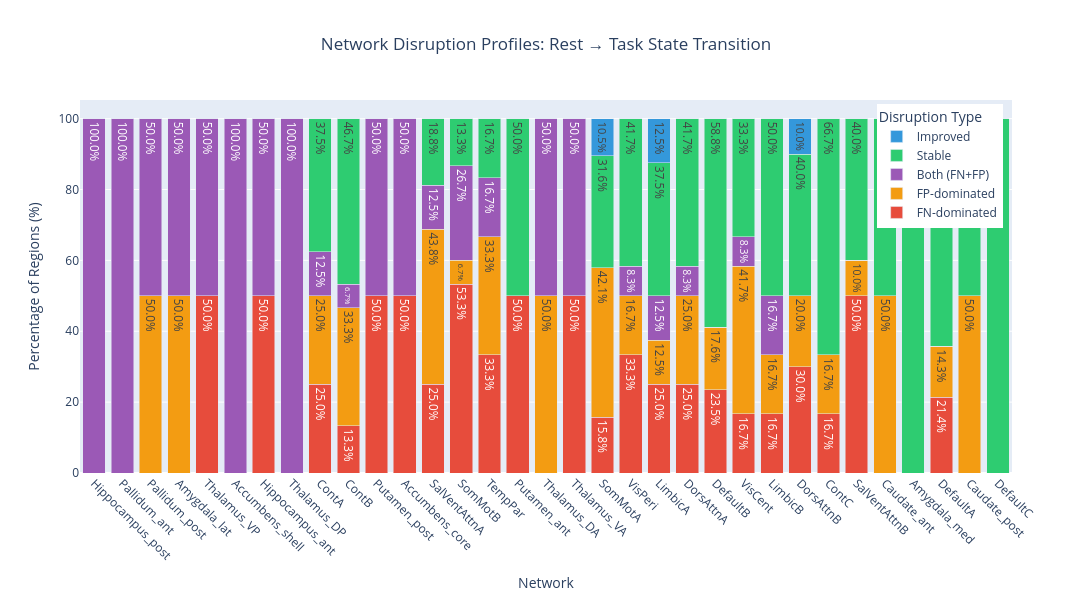

Here is the notebook cell this chart was saved with:
### Code cell
# =============================================================================
# Visualization 1: Network Disruption Stacked Bar Chart
# =============================================================================

def plot_network_disruption_stacked(network_profiles):
    """Create stacked bar chart of disruption types by network."""
    
    fig = go.Figure()
    
    colors = {
        'FN_Pct': '#E74C3C',           # Red - False Negatives
        'FP_Pct': '#F39C12',           # Orange - False Positives
        'Both_Pct': '#9B59B6',         # Purple - Both
        'Stable_Pct': '#2ECC71',       # Green - Stable
        'Improved_Pct': '#3498DB'      # Blue - Improved
    }
    
    labels = {
        'FN_Pct': 'FN-dominated',
        'FP_Pct': 'FP-dominated',
        'Both_Pct': 'Both (FN+FP)',
        'Stable_Pct': 'Stable',
        'Improved_Pct': 'Improved'
    }
    
    for col in ['FN_Pct', 'FP_Pct', 'Both_Pct', 'Stable_Pct', 'Improved_Pct']:
        fig.add_trace(go.Bar(
            name=labels[col],
            x=network_profiles['Network'],
            y=network_profiles[col],
            marker_color=colors[col],
            text=network_profiles[col].round(1),
            textposition='inside',
            texttemplate='%{text:.1f}%',
            hovertemplate='%{x}<br>' + labels[col] + ': %{y:.1f}%<extra></extra>'
        ))
    
    fig.update_layout(
        barmode='stack',
        title={
            'text': 'Network Disruption Profiles: Rest → Task State Transition',
            'x': 0.5,
            'xanchor': 'center'
        },
        xaxis_title='Network',
        yaxis_title='Percentage of Regions (%)',
        height=600,
        width=1200,
        legend_title='Disruption Type',
        legend=dict(
            orientation="v",
            yanchor="top",
            y=0.99,
            xanchor="right",
            x=0.99
        ),
        hovermode='x unified'
    )
    
    fig.update_xaxes(tickangle=45)
    
    return fig

fig_network_disruption = plot_network_disruption_stacked(network_profiles)
fig_network_disruption.show()

### Figure 1 — Plotly figure (JSON) as saved in the notebook; plotly's stock layout.template omitted (floating-point values rounded to 4 significant figures)
{"data": [{"hovertemplate": "%{x}<br>FN-dominated: %{y:.1f}%<extra></extra>", "marker": {"color": "#E74C3C"}, "name": "FN-dominated", "text": [0.0, 0.0, 0.0, 0.0, 50.0, 0.0, 50.0, 0.0, 25.0, 13.3, 50.0, 50.0, 25.0, 53.3, 33.3, 50.0, 0.0, 50.0, 15.8, 33.3, 25.0, 25.0, 23.5, 16.7, 16.7, 30.0, 16.7, 50.0, 0.0, 0.0, 21.4, 0.0, 0.0], "textposition": "inside", "texttemplate": "%{text:.1f}%", "type": "bar", "x": ["Hippocampus_post", "Pallidum_ant", "Pallidum_post", "Amygdala_lat", "Thalamus_VP", "Accumbens_shell", "Hippocampus_ant", "Thalamus_DP", "ContA", "ContB", "Putamen_post", "Accumbens_core", "SalVentAttnA", "SomMotB", "TempPar", "Putamen_ant", "Thalamus_DA", "Thalamus_VA", "SomMotA", "VisPeri", "LimbicA", "DorsAttnA", "DefaultB", "VisCent", "LimbicB", "DorsAttnB", "ContC", "SalVentAttnB", "Caudate_ant", "Amygdala_med", "DefaultA", "Caudate_post", "DefaultC"], "y": [0.0, 0.0, 0.0, 0.0, 50.0, 0.0, 50.0, 0.0, 25.0, 13.33, 50.0, 50.0, 25.0, 53.33, 33.33, 50.0, 0.0, 50.0, 15.79, 33.33, 25.0, 25.0, 23.53, 16.67, 16.67, 30.0, 16.67, 50.0, 0.0, 0.0, 21.43, 0.0, 0.0]}, {"hovertemplate": "%{x}<br>FP-dominated: %{y:.1f}%<extra></extra>", "marker": {"color": "#F39C12"}, "name": "FP-dominated", "text": [0.0, 0.0, 50.0, 50.0, 0.0, 0.0, 0.0, 0.0, 25.0, 33.3, 0.0, 0.0, 43.8, 6.7, 33.3, 0.0, 50.0, 0.0, 42.1, 16.7, 12.5, 25.0, 17.6, 41.7, 16.7, 20.0, 16.7, 10.0, 50.0, 0.0, 14.3, 50.0, 0.0], "textposition": "inside", "texttemplate": "%{text:.1f}%", "type": "bar", "x": ["Hippocampus_post", "Pallidum_ant", "Pallidum_post", "Amygdala_lat", "Thalamus_VP", "Accumbens_shell", "Hippocampus_ant", "Thalamus_DP", "ContA", "ContB", "Putamen_post", "Accumbens_core", "SalVentAttnA", "SomMotB", "TempPar", "Putamen_ant", "Thalamus_DA", "Thalamus_VA", "SomMotA", "VisPeri", "LimbicA", "DorsAttnA", "DefaultB", "VisCent", "LimbicB", "DorsAttnB", "ContC", "SalVentAttnB", "Caudate_ant", "Amygdala_med", "DefaultA", "Caudate_post", "DefaultC"], "y": [0.0, 0.0, 50.0, 50.0, 0.0, 0.0, 0.0, 0.0, 25.0, 33.33, 0.0, 0.0, 43.75, 6.667, 33.33, 0.0, 50.0, 0.0, 42.11, 16.67, 12.5, 25.0, 17.65, 41.67, 16.67, 20.0, 16.67, 10.0, 50.0, 0.0, 14.29, 50.0, 0.0]}, {"hovertemplate": "%{x}<br>Both (FN+FP): %{y:.1f}%<extra></extra>", "marker": {"color": "#9B59B6"}, "name": "Both (FN+FP)", "text": [100.0, 100.0, 50.0, 50.0, 50.0, 100.0, 50.0, 100.0, 12.5, 6.7, 50.0, 50.0, 12.5, 26.7, 16.7, 0.0, 50.0, 50.0, 0.0, 8.3, 12.5, 8.3, 0.0, 8.3, 16.7, 0.0, 0.0, 0.0, 0.0, 0.0, 0.0, 0.0, 0.0], "textposition": "inside", "texttemplate": "%{text:.1f}%", "type": "bar", "x": ["Hippocampus_post", "Pallidum_ant", "Pallidum_post", "Amygdala_lat", "Thalamus_VP", "Accumbens_shell", "Hippocampus_ant", "Thalamus_DP", "ContA", "ContB", "Putamen_post", "Accumbens_core", "SalVentAttnA", "SomMotB", "TempPar", "Putamen_ant", "Thalamus_DA", "Thalamus_VA", "SomMotA", "VisPeri", "LimbicA", "DorsAttnA", "DefaultB", "VisCent", "LimbicB", "DorsAttnB", "ContC", "SalVentAttnB", "Caudate_ant", "Amygdala_med", "DefaultA", "Caudate_post", "DefaultC"], "y": [100.0, 100.0, 50.0, 50.0, 50.0, 100.0, 50.0, 100.0, 12.5, 6.667, 50.0, 50.0, 12.5, 26.67, 16.67, 0.0, 50.0, 50.0, 0.0, 8.333, 12.5, 8.333, 0.0, 8.333, 16.67, 0.0, 0.0, 0.0, 0.0, 0.0, 0.0, 0.0, 0.0]}, {"hovertemplate": "%{x}<br>Stable: %{y:.1f}%<extra></extra>", "marker": {"color": "#2ECC71"}, "name": "Stable", "text": [0.0, 0.0, 0.0, 0.0, 0.0, 0.0, 0.0, 0.0, 37.5, 46.7, 0.0, 0.0, 18.8, 13.3, 16.7, 50.0, 0.0, 0.0, 31.6, 41.7, 37.5, 41.7, 58.8, 33.3, 50.0, 40.0, 66.7, 40.0, 50.0, 100.0, 64.3, 50.0, 100.0], "textposition": "inside", "texttemplate": "%{text:.1f}%", "type": "bar", "x": ["Hippocampus_post", "Pallidum_ant", "Pallidum_post", "Amygdala_lat", "Thalamus_VP", "Accumbens_shell", "Hippocampus_ant", "Thalamus_DP", "ContA", "ContB", "Putamen_post", "Accumbens_core", "SalVentAttnA", "SomMotB", "TempPar", "Putamen_ant", "Thalamus_DA", "Thalamus_VA", "SomMotA", "VisPeri", "LimbicA", "DorsAttnA", "DefaultB", "VisCent", "LimbicB", "DorsAttnB", "ContC", "SalVentAttnB", "Caudate_ant", "Amygdala_med", "DefaultA", "Caudate_post", "DefaultC"], "y": [0.0, 0.0, 0.0, 0.0, 0.0, 0.0, 0.0, 0.0, 37.5, 46.67, 0.0, 0.0, 18.75, 13.33, 16.67, 50.0, 0.0, 0.0, 31.58, 41.67, 37.5, 41.67, 58.82, 33.33, 50.0, 40.0, 66.67, 40.0, 50.0, 100.0, 64.29, 50.0, 100.0]}, {"hovertemplate": "%{x}<br>Improved: %{y:.1f}%<extra></extra>", "marker": {"color": "#3498DB"}, "name": "Improved", "text": [0.0, 0.0, 0.0, 0.0, 0.0, 0.0, 0.0, 0.0, 0.0, 0.0, 0.0, 0.0, 0.0, 0.0, 0.0, 0.0, 0.0, 0.0, 10.5, 0.0, 12.5, 0.0, 0.0, 0.0, 0.0, 10.0, 0.0, 0.0, 0.0, 0.0, 0.0, 0.0, 0.0], "textposition": "inside", "texttemplate": "%{text:.1f}%", "type": "bar", "x": ["Hippocampus_post", "Pallidum_ant", "Pallidum_post", "Amygdala_lat", "Thalamus_VP", "Accumbens_shell", "Hippocampus_ant", "Thalamus_DP", "ContA", "ContB", "Putamen_post", "Accumbens_core", "SalVentAttnA", "SomMotB", "TempPar", "Putamen_ant", "Thalamus_DA", "Thalamus_VA", "SomMotA", "VisPeri", "LimbicA", "DorsAttnA", "DefaultB", "VisCent", "LimbicB", "DorsAttnB", "ContC", "SalVentAttnB", "Caudate_ant", "Amygdala_med", "DefaultA", "Caudate_post", "DefaultC"], "y": [0.0, 0.0, 0.0, 0.0, 0.0, 0.0, 0.0, 0.0, 0.0, 0.0, 0.0, 0.0, 0.0, 0.0, 0.0, 0.0, 0.0, 0.0, 10.53, 0.0, 12.5, 0.0, 0.0, 0.0, 0.0, 10.0, 0.0, 0.0, 0.0, 0.0, 0.0, 0.0, 0.0]}], "layout": {"barmode": "stack", "height": 600, "hovermode": "x unified", "legend": {"orientation": "v", "title": {"text": "Disruption Type"}, "x": 0.99, "xanchor": "right", "y": 0.99, "yanchor": "top"}, "title": {"text": "Network Disruption Profiles: Rest → Task State Transition", "x": 0.5, "xanchor": "center"}, "width": 1200, "xaxis": {"tickangle": 45, "title": {"text": "Network"}}, "yaxis": {"title": {"text": "Percentage of Regions (%)"}}}}
